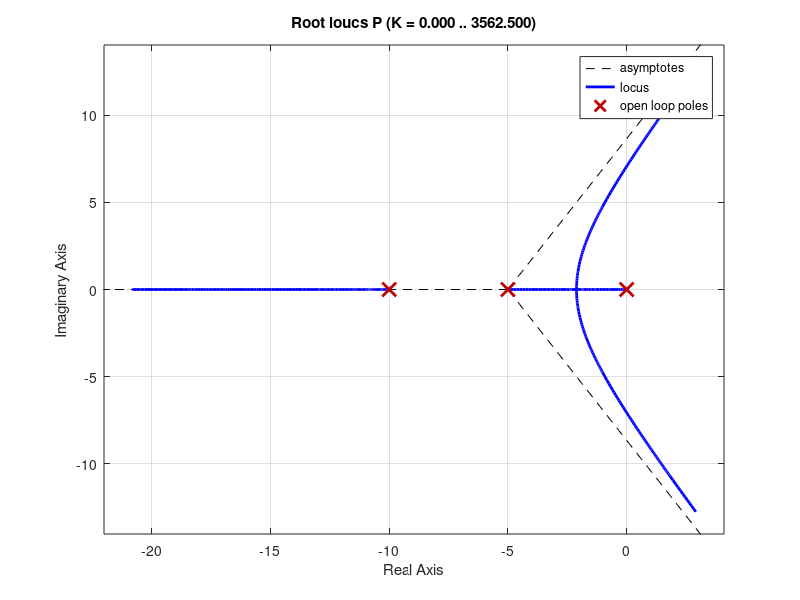

This chart was generated by the following MATLAB code: (Note: this script raises an error after producing the figure.)
%% Transfer function
s = tf('s');
P = 1/(s+10) * 1/(s*(s+5));

%% Root locus
rlocus(P);
sgrid(0.7,0);
axis([-15 5 -8 8])